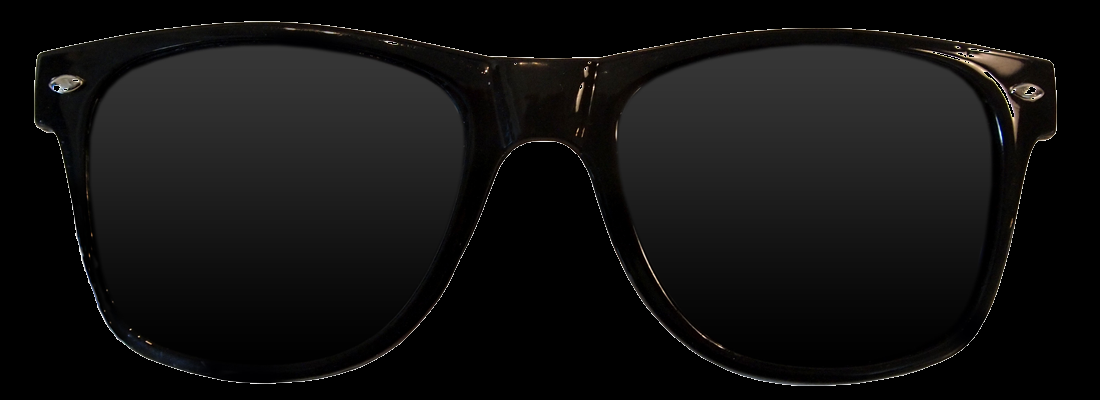
#> input picture images/glass.png, 1100 x 400 px
$ python glasses.py
#> lines starting #> are read from the running program, lines starting #| are printed output that depends on the picture; after the words box and inside, x2 and y2 are one past the last pixel; in counts of white or black regions, pixels touching at a corner belong together
#! /usr/bin/python

import cv2
import os

#Read Haarcascades
face_cascade = cv2.CascadeClassifier('haarcascades/haarcascade_frontalface_default.xml')
if face_cascade.empty():
    exit("! Missing: haarcascade_frontalface_default.xml !\nYou need to run the main.py from the project directory")
eye_cascade = cv2.CascadeClassifier('haarcascades/haarcascades/frontalEyes.xml')
if eye_cascade.empty():
    exit("! Missing: haarcascade_eye.xml !\nYou need to run the main.py from the project directory")

#Read Image
imgGlasses = cv2.imread('images/glass.png', -1)
#> imgGlasses is the input picture: shape (400, 1100, 4); mean B, G, R, A 16.3, 16.7, 17.1, 161.1
if imgGlasses is None:
    exit("Could not open the image")

# Create the mask for the glasses
imgGlassesGray = cv2.cvtColor(imgGlasses, cv2.COLOR_BGR2GRAY)
ret, orig_mask = cv2.threshold(imgGlassesGray, 10, 255, cv2.THRESH_BINARY)
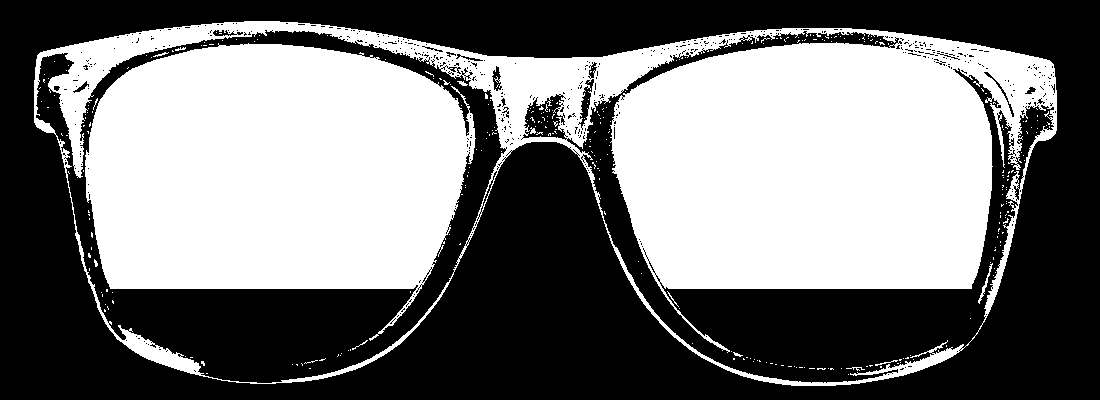
#> orig_mask: shape (400, 1100); 46% white; 312 white regions (299 under 20 px), largest, box (x1, y1, x2, y2) and area: (34, 21, 1057, 386) 118106, (85, 43, 476, 341) 83252, (978, 263, 993, 304) 98

orig_mask = imgGlasses[:, :, 3]
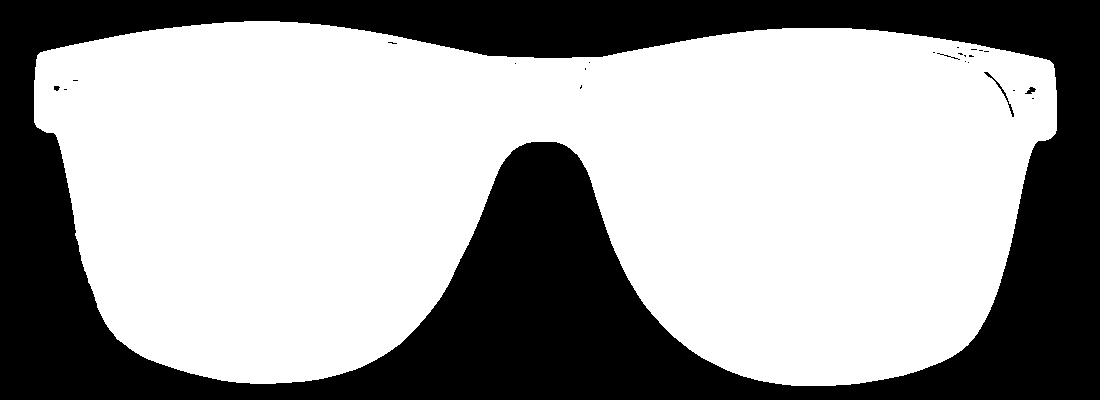
#> orig_mask: shape (400, 1100); 63.2% white; 24 black regions (19 under 20 px), largest, box (x1, y1, x2, y2) and area: (0, 0, 1100, 400) 161705, (984, 72, 1014, 117) 109, (1025, 87, 1036, 94) 41, (937, 53, 960, 60) 25, (54, 86, 60, 91) 23
imgGlasses = imgGlasses[:, :, 0:3]
#> imgGlasses: shape (400, 1100, 3)
origGlassesHeight, origGlassesWidth = imgGlasses.shape[:2]
#> origGlassesHeight = 400; origGlassesWidth = 1100

# Create the inverted mask for the glasses
orig_mask_inv = cv2.bitwise_not(orig_mask)


# [79 lines left out: function _putglass_, not called in this run]

$ run again, with images/moustache.png copied over images/glass.png
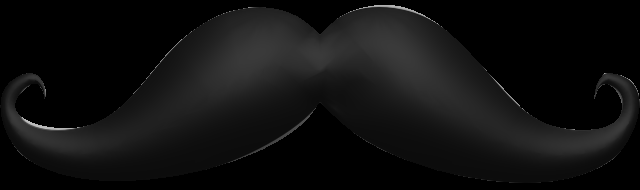
#> input picture images/moustache.png, 640 x 190 px
#> imgGlasses is the input picture: shape (190, 640, 4); mean B, G, R, A 16.1, 16.1, 16.1, 131.8
#> `ret, orig_mask = cv2.threshold(imgGlassesGray, 10, 255, cv2.THRESH_BIN..`:
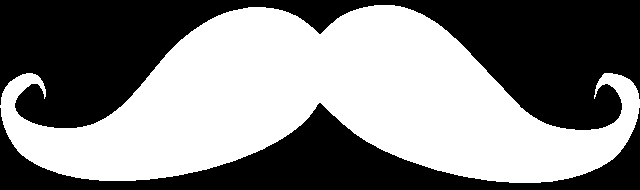
#> orig_mask: shape (190, 640); 51.7% white; 2 black regions, box (x1, y1, x2, y2) and area: (0, 0, 640, 130) 40939, (0, 103, 640, 190) 17827
#> imgGlasses: shape (190, 640, 3)
